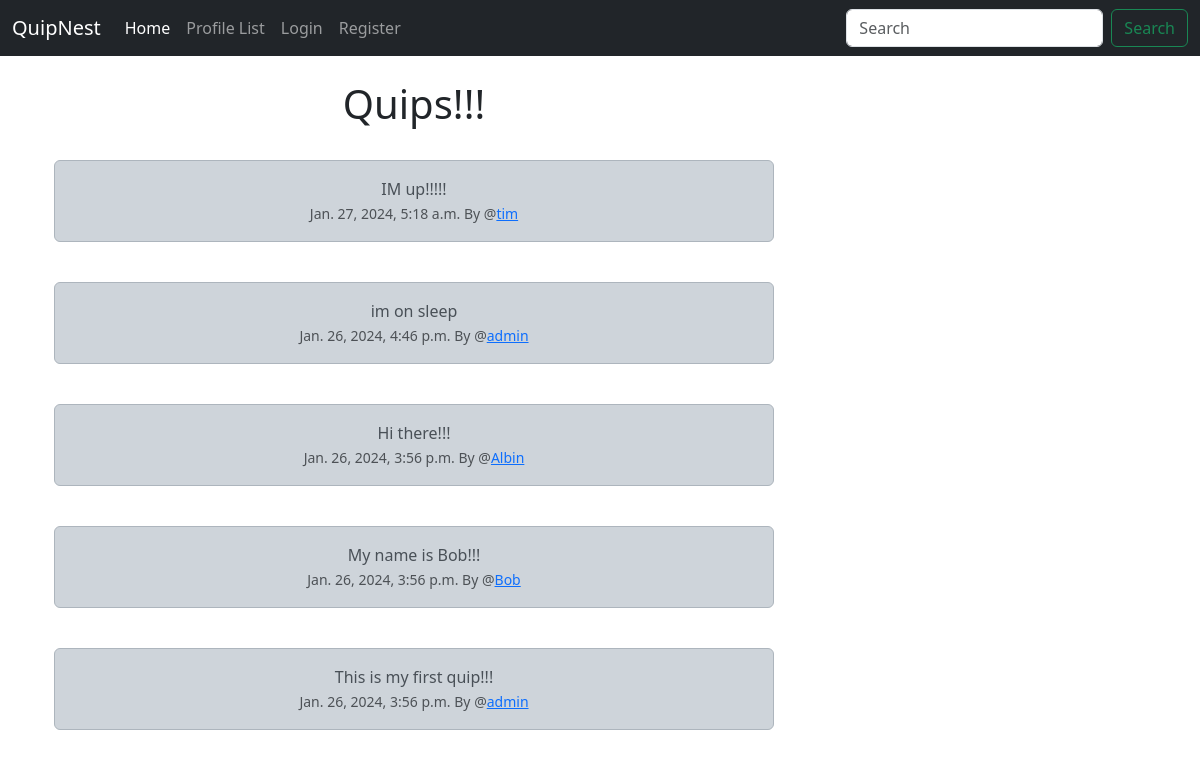
Before: / with the older database file.
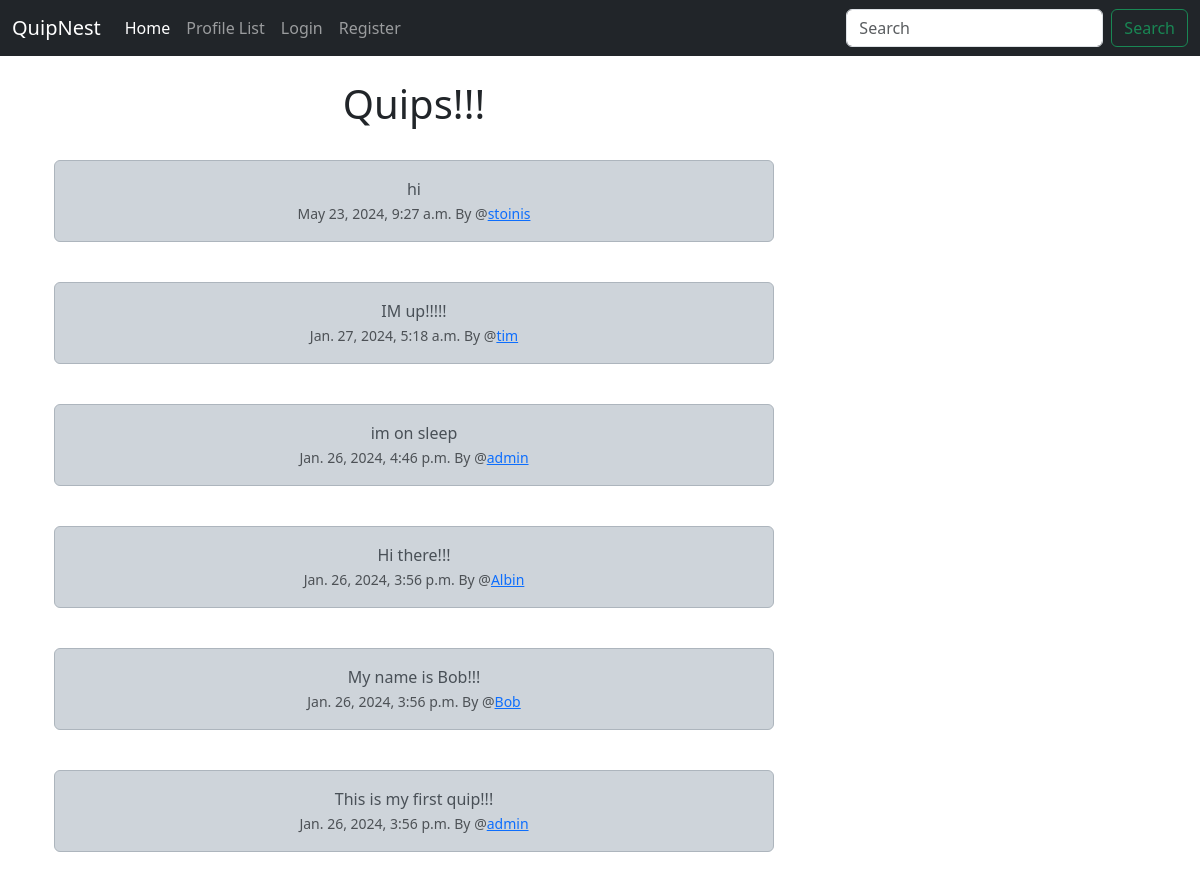
After: the same page with the newer database file.
### Home/models.py (models this page shows, shortened)
class Quips(models.Model):
    user = models.ForeignKey(User,related_name="quips",on_delete=models.DO_NOTHING)
    body = models.CharField(max_length=200)
    created_at = models.DateTimeField(auto_now_add=True)

### Home/views.py (the view)
# urls.py: path('',views.index,name="index"),
def index(request):
    if request.user.is_authenticated:
        form = QuipForm(request.POST or None)
        if request.method == "POST":
            if form.is_valid():
                quip = form.save(commit=False)
                quip.user = request.user
                quip.save()
                messages.success(request,"Your Quip has been posted successfully.")
                return redirect('index')
        quips = Quips.objects.all().order_by("-created_at")
        return render(request,'index.html',{"quips":quips,"form":form})
    else:
        quips = Quips.objects.all().order_by("-created_at")
        return render(request,'index.html',{"quips":quips})

### templates/index.html (shortened to what this page needs)
{% extends "base.html" %}
{% block content %}
<div class="container text-center">
        <div class="row">
            <div class="col-8">
<h1>Quips!!!</h1><br/>
{% for quip in quips %}
<div class="alert alert-dark" role="alert">
    {{quip.body}}<br/>
    <small class="text-muted">
        {{quip.created_at}} By @<a href="{% url "profile" quip.user.id %}">{{quip.user.username}}</a> </small>
  </div><br/>
{% endfor %}
</div>
<div class="col-4">
    <br/><br/><br/>
</div>
{% endblock content %}

Changed rows visible on the page:
added Quips: body "hi", created_at "May 23, 2024, 9:27 a.m.", user.username "stoinis"
